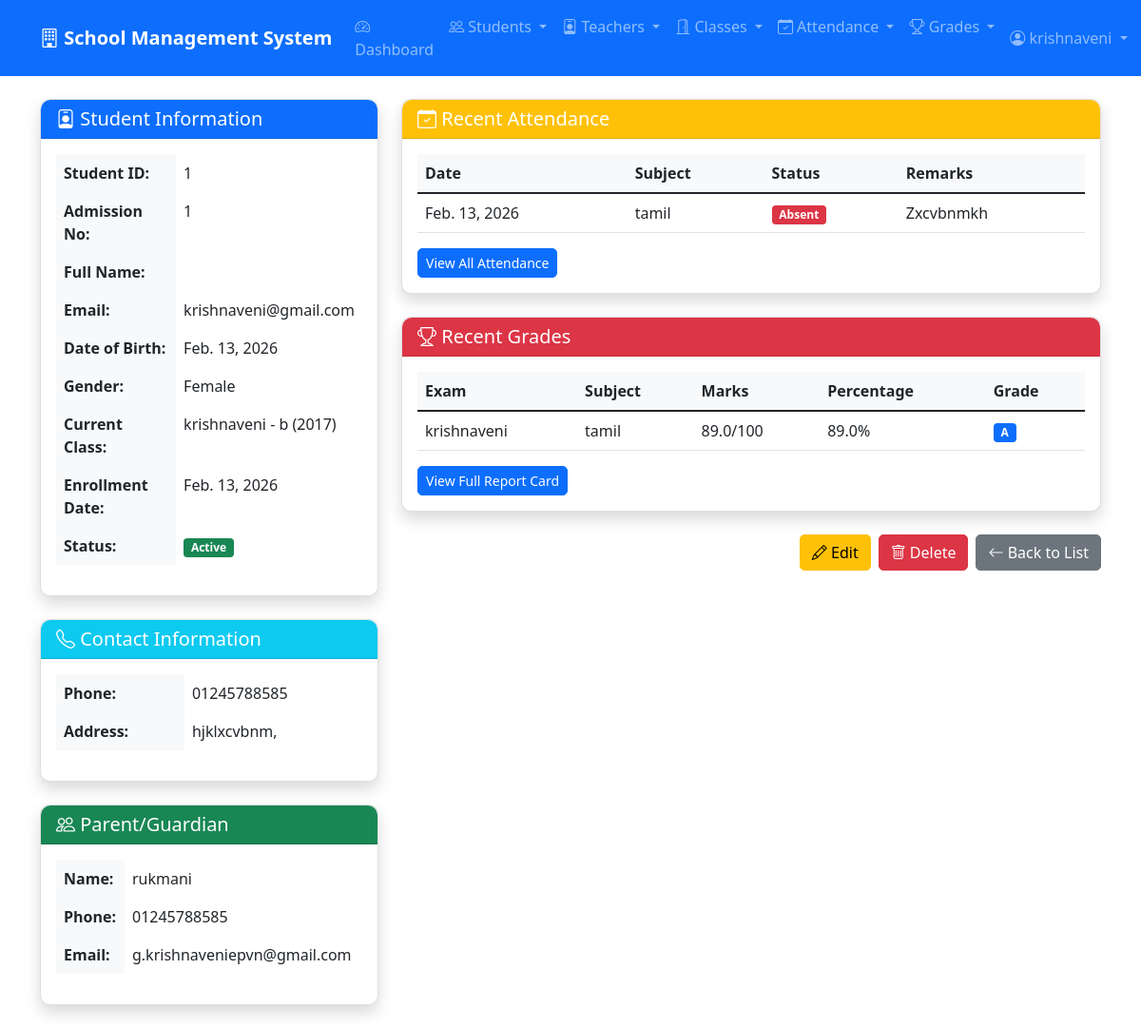
The page /students/1/ (signed in) on the database its author committed.
### myapp/models.py (models this page shows, shortened)
class Student(models.Model):
    GENDER_CHOICES = (
        ('M', 'Male'),
        ('F', 'Female'),
        ('O', 'Other'),
    )
    user = models.OneToOneField(User, on_delete=models.CASCADE)
    student_id = models.CharField(max_length=20, unique=True)
    admission_number = models.CharField(max_length=20, unique=True)
    date_of_birth = models.DateField()
    gender = models.CharField(max_length=1, choices=GENDER_CHOICES)
    address = models.TextField()
    phone_number = models.CharField(max_length=15)
    parent_name = models.CharField(max_length=100)
    parent_phone = models.CharField(max_length=15)
    parent_email = models.EmailField(blank=True)
    current_class = models.ForeignKey(Class, on_delete=models.SET_NULL, null=True, related_name='students')
    enrollment_date = models.DateField(auto_now_add=True)
    is_active = models.BooleanField(default=True)

class Class(models.Model):
    name = models.CharField(max_length=50)  # e.g., Grade 10
    section = models.CharField(max_length=10)  # e.g., A, B
    academic_year = models.CharField(max_length=9)  # e.g., 2024-2025
    room_number = models.CharField(max_length=10, blank=True)
    capacity = models.IntegerField(default=30)
    class Meta:
        verbose_name_plural = 'Classes'
        unique_together = ['name', 'section', 'academic_year']
    def __str__(self):
        return f"{self.name} - {self.section} ({self.academic_year})"

class Attendance(models.Model):
    STATUS_CHOICES = (
        ('present', 'Present'),
        ('absent', 'Absent'),
        ('late', 'Late'),
        ('excused', 'Excused'),
    )
    student = models.ForeignKey(Student, on_delete=models.CASCADE, related_name='attendances')
    class_obj = models.ForeignKey(Class, on_delete=models.CASCADE, related_name='attendances')
    subject = models.ForeignKey(Subject, on_delete=models.CASCADE, related_name='attendances')
    date = models.DateField()
    status = models.CharField(max_length=10, choices=STATUS_CHOICES, default='present')
    remarks = models.TextField(blank=True)
    marked_by = models.ForeignKey(User, on_delete=models.SET_NULL, null=True)
    marked_at = models.DateTimeField(auto_now_add=True)
    class Meta:
        unique_together = ['student', 'class_obj', 'subject', 'date']

class Subject(models.Model):
    name = models.CharField(max_length=100)
    code = models.CharField(max_length=20, unique=True)
    description = models.TextField(blank=True)
    credits = models.IntegerField(default=1)

class Grade(models.Model):
    student = models.ForeignKey(Student, on_delete=models.CASCADE, related_name='grades')
    exam = models.ForeignKey(Exam, on_delete=models.CASCADE, related_name='grades')
    marks_obtained = models.FloatField()
    remarks = models.TextField(blank=True)
    entered_at = models.DateTimeField(auto_now_add=True)
    class Meta:
        unique_together = ['student', 'exam']
    def get_percentage(self):
        if self.exam.max_marks > 0:
            return (self.marks_obtained / self.exam.max_marks) * 100
        return 0
    def get_grade(self):
        percentage = self.get_percentage()
        if percentage >= 90:
            return 'A+'
        elif percentage >= 80:
            return 'A'
        elif percentage >= 70:
            return 'B+'
        elif percentage >= 60:
            return 'B'
        elif percentage >= 50:
            return 'C'
        elif percentage >= 40:
            return 'D'
        else:
            return 'F'

class Exam(models.Model):
    EXAM_TYPES = (
        ('quarterly', 'Quarterly Exam'),
        ('half_yearly', 'Half Yearly Exam'),
        ('annual', 'Annual Exam'),
        ('unit_test', 'Unit Test'),
    )
    name = models.CharField(max_length=100)
    exam_type = models.CharField(max_length=20, choices=EXAM_TYPES)
    class_obj = models.ForeignKey(Class, on_delete=models.CASCADE, related_name='exams')
    subject = models.ForeignKey(Subject, on_delete=models.CASCADE, related_name='exams')
    start_date = models.DateField()
    end_date = models.DateField()
    max_marks = models.IntegerField(default=100)
    passing_marks = models.IntegerField(default=35)

### myapp/views.py (the view)
# urls.py: path('students/<int:pk>/', views.student_detail, name='student_detail'),
@login_required
def student_detail(request, pk):
    student = get_object_or_404(Student, pk=pk)
    return render(request, 'students/detail.html', {'student': student})

### myapp/templates/students/detail.html (shortened to what this page needs)
{% extends 'base.html' %}
{% block content %}
<div class="row">
    <div class="col-md-4">
        <div class="card shadow mb-4">
            <div class="card-header bg-primary text-white">
                <h5 class="mb-0"><i class="bi bi-person-badge"></i> Student Information</h5>
            </div>
            <div class="card-body">
                <table class="table table-borderless">
                    <tr>
                        <th>Student ID:</th>
                        <td>{{ student.student_id }}</td>
                    </tr>
                    <tr>
                        <th>Admission No:</th>
                        <td>{{ student.admission_number }}</td>
                    </tr>
                    <tr>
                        <th>Full Name:</th>
                        <td>{{ student.user.get_full_name }}</td>
                    </tr>
                    <tr>
                        <th>Email:</th>
                        <td>{{ student.user.email }}</td>
                    </tr>
                    <tr>
                        <th>Date of Birth:</th>
                        <td>{{ student.date_of_birth }}</td>
                    </tr>
                    <tr>
                        <th>Gender:</th>
                        <td>{{ student.get_gender_display }}</td>
                    </tr>
                    <tr>
                        <th>Current Class:</th>
                        <td>{{ student.current_class|default:"Not Assigned" }}</td>
                    </tr>
                    <tr>
                        <th>Enrollment Date:</th>
                        <td>{{ student.enrollment_date }}</td>
                    </tr>
                    <tr>
                        <th>Status:</th>
                        <td>
                            {% if student.is_active %}
                                <span class="badge bg-success">Active</span>
                            {% else %}
                                <span class="badge bg-danger">Inactive</span>
                            {% endif %}
                        </td>
                    </tr>
                </table>
            </div>
        </div>
        <div class="card shadow mb-4">
            <div class="card-header bg-info text-white">
                <h5 class="mb-0"><i class="bi bi-telephone"></i> Contact Information</h5>
            </div>
            <div class="card-body">
                <table class="table table-borderless">
                    <tr>
                        <th>Phone:</th>
                        <td>{{ student.phone_number }}</td>
                    </tr>
                    <tr>
                        <th>Address:</th>
                        <td>{{ student.address }}</td>
                    </tr>
                </table>
            </div>
        </div>
        <div class="card shadow mb-4">
            <div class="card-header bg-success text-white">
                <h5 class="mb-0"><i class="bi bi-people"></i> Parent/Guardian</h5>
            </div>
            <div class="card-body">
                <table class="table table-borderless">
                    <tr>
                        <th>Name:</th>
                        <td>{{ student.parent_name }}</td>
                    </tr>
                    <tr>
                        <th>Phone:</th>
                        <td>{{ student.parent_phone }}</td>
                    </tr>
                    <tr>
                        <th>Email:</th>
                        <td>{{ student.parent_email|default:"Not provided" }}</td>
                    </tr>
                </table>
            </div>
        </div>
    </div>
    <div class="col-md-8">
        <div class="card shadow mb-4">
            <div class="card-header bg-warning text-white">
                <h5 class="mb-0"><i class="bi bi-calendar-check"></i> Recent Attendance</h5>
            </div>
            <div class="card-body">
                <table class="table">
                    <thead>
                        <tr>
                            <th>Date</th>
                            <th>Subject</th>
                            <th>Status</th>
                            <th>Remarks</th>
                        </tr>
                    </thead>
                    <tbody>
                        {% for attendance in student.attendances.all|slice:":10" %}
                        <tr>
                            <td>{{ attendance.date }}</td>
                            <td>{{ attendance.subject.name }}</td>
                            <td>
                                <span class="badge bg-{% if attendance.status == 'present' %}success{% elif attendance.status == 'absent' %}danger{% else %}warning{% endif %}">
                                    {{ attendance.get_status_display }}
                                </span>
                            </td>
                            <td>{{ attendance.remarks|default:"-" }}</td>
                        </tr>
                        {% empty %}
                        <tr>
                            <td colspan="4" class="text-center">No attendance records found</td>
                        </tr>
                        {% endfor %}
                    </tbody>
                </table>
                <a href="{% url 'attendance_list' %}" class="btn btn-sm btn-primary">View All Attendance</a>
            </div>
        </div>
        <div class="card shadow mb-4">
            <div class="card-header bg-danger text-white">
                <h5 class="mb-0"><i class="bi bi-trophy"></i> Recent Grades</h5>
            </div>
            <div class="card-body">
                <table class="table">
                    <thead>
                        <tr>
                            <th>Exam</th>
                            <th>Subject</th>
                            <th>Marks</th>
                            <th>Percentage</th>
                            <th>Grade</th>
                        </tr>
                    </thead>
                    <tbody>
                        {% for grade in student.grades.all|slice:":10" %}
                        <tr>
                            <td>{{ grade.exam.name }}</td>
                            <td>{{ grade.exam.subject.name }}</td>
                            <td>{{ grade.marks_obtained }}/{{ grade.exam.max_marks }}</td>
                            <td>{{ grade.get_percentage|floatformat:1 }}%</td>
                            <td>
                                <span class="badge bg-{% if grade.get_grade == 'F' %}danger{% elif grade.get_grade == 'A+' %}success{% else %}primary{% endif %}">
                                    {{ grade.get_grade }}
                                </span>
                            </td>
                        </tr>
                        {% empty %}
                        <tr>
                            <td colspan="5" class="text-center">No grade records found</td>
                        </tr>
                        {% endfor %}
                    </tbody>
                </table>
                <a href="{% url 'student_report_card' student.pk %}" class="btn btn-sm btn-primary">View Full Report Card</a>
            </div>
        </div>
        <div class="d-flex justify-content-end gap-2">
            <a href="{% url 'student_update' student.pk %}" class="btn btn-warning">
                <i class="bi bi-pencil"></i> Edit
            </a>
            <a href="{% url 'student_delete' student.pk %}" class="btn btn-danger">
                <i class="bi bi-trash"></i> Delete
            </a>
            <a href="{% url 'student_list' %}" class="btn btn-secondary">
                <i class="bi bi-arrow-left"></i> Back to List
            </a>
        </div>
    </div>
</div>
{% endblock %}

### myapp/templates/base.html (shortened to what this page needs)
<!DOCTYPE html>
<html lang="en">
<head>
    <link href="https://cdn.jsdelivr.net/npm/bootstrap@5.1.3/dist/css/bootstrap.min.css" rel="stylesheet">
    <link rel="stylesheet" href="https://cdn.jsdelivr.net/npm/bootstrap-icons@1.8.1/font/bootstrap-icons.css">
</head>
<body>
    <nav class="navbar navbar-expand-lg navbar-dark bg-primary">
        <div class="container">
            <a class="navbar-brand" href="{% url 'dashboard' %}">
                <i class="bi bi-building"></i> School Management System
            </a>
            {% if user.is_authenticated %}
            <div class="collapse navbar-collapse" id="navbarNav">
                <ul class="navbar-nav me-auto">
                    <li class="nav-item">
                        <a class="nav-link" href="{% url 'dashboard' %}">
                            <i class="bi bi-speedometer2"></i> Dashboard
                        </a>
                    </li>
                    <li class="nav-item dropdown">
                        <a class="nav-link dropdown-toggle" href="#" role="button" data-bs-toggle="dropdown">
                            <i class="bi bi-people"></i> Students
                        </a>
                    </li>
                    <li class="nav-item dropdown">
                        <a class="nav-link dropdown-toggle" href="#" role="button" data-bs-toggle="dropdown">
                            <i class="bi bi-person-badge"></i> Teachers
                        </a>
                    </li>
                    <li class="nav-item dropdown">
                        <a class="nav-link dropdown-toggle" href="#" role="button" data-bs-toggle="dropdown">
                            <i class="bi bi-door-open"></i> Classes
                        </a>
                    </li>
                    <li class="nav-item dropdown">
                        <a class="nav-link dropdown-toggle" href="#" role="button" data-bs-toggle="dropdown">
                            <i class="bi bi-calendar-check"></i> Attendance
                        </a>
                    </li>
                    <li class="nav-item dropdown">
                        <a class="nav-link dropdown-toggle" href="#" role="button" data-bs-toggle="dropdown">
                            <i class="bi bi-trophy"></i> Grades
                        </a>
                    </li>
                </ul>
                <ul class="navbar-nav">
                    <li class="nav-item dropdown">
                        <a class="nav-link dropdown-toggle" href="#" role="button" data-bs-toggle="dropdown">
                            <i class="bi bi-person-circle"></i> {{ user.username }}
                        </a>
                    </li>
                </ul>
            </div>
            {% endif %}
        </div>
    </nav>
    <div class="container mt-4">
        {% block content %}
        {% endblock %}
    </div>
</body>
</html>

### myapp/templates/base.html (style rules this page uses)
.navbar-brand { font-weight: bold; }
.card { border-radius: 10px; box-shadow: 0 4px 6px rgba(0,0,0,0.1); }
.card-header { border-radius: 10px 10px 0 0 !important; }
.btn { border-radius: 5px; }
.table th { background-color: #f8f9fa; }

### rows shown on the page
Student: student_id "1", admission_number "1", user.email "krishnaveni@gmail.com", date_of_birth "Feb. 13, 2026", gender "Female", current_class "krishnaveni - b (2017)", enrollment_date "Feb. 13, 2026", phone_number "01245788585", address "hjklxcvbnm,", parent_name "rukmani", parent_phone "01245788585", parent_email "g.krishnaveniepvn@gmail.com"
Attendance: date "Feb. 13, 2026", subject.name "tamil", status "Absent", remarks "Zxcvbnmkh"
Grade: exam.name "krishnaveni", exam.subject.name "tamil", marks_obtained "89.0", exam.max_marks "100", get_percentage "89.0", get_grade "A"

### other values the page prints
{{ user.username }} "krishnaveni"
